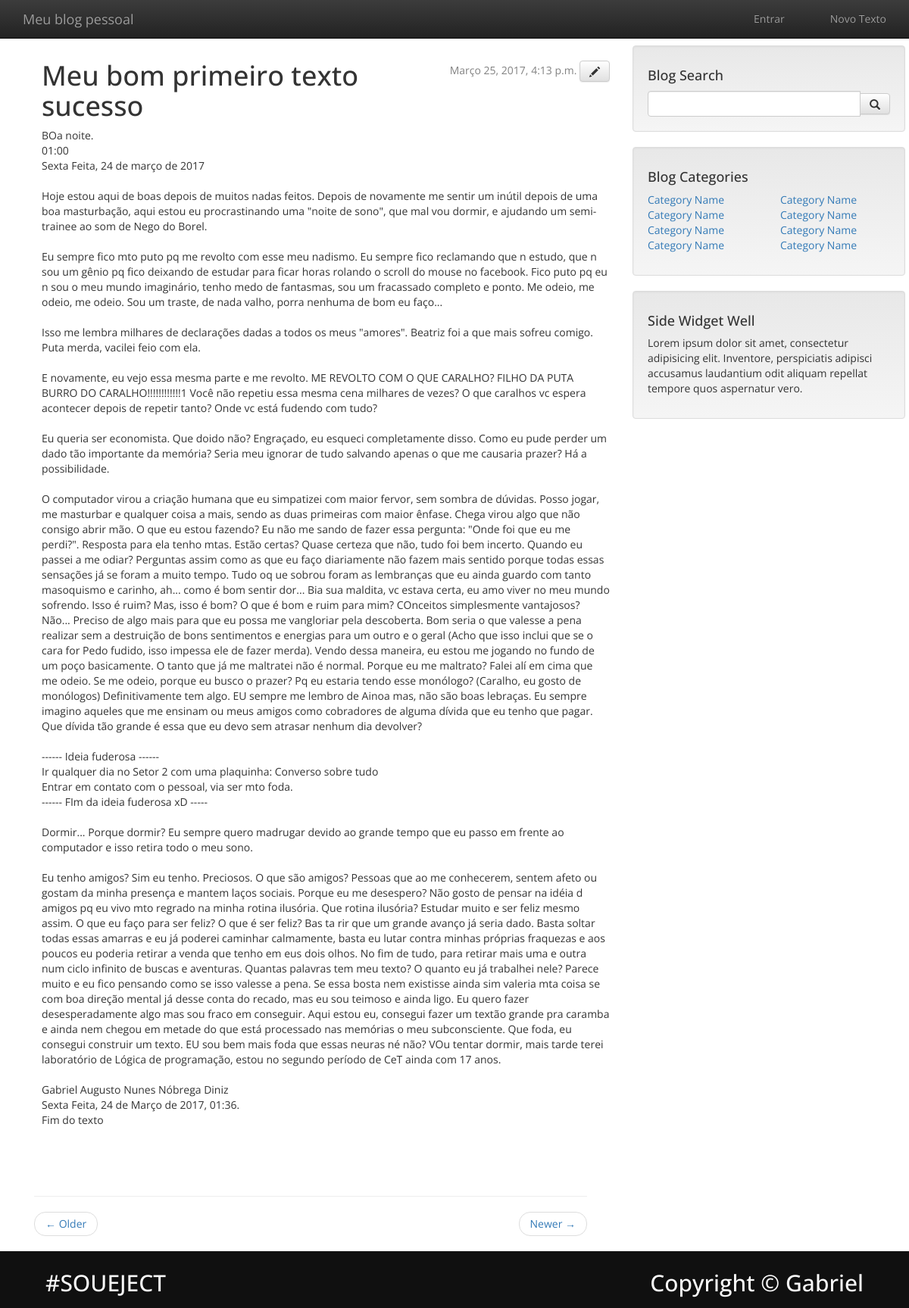
The page /post/8/ on the database its author committed.
### blog/models.py (models this page shows, shortened)
class Post(models.Model):
	author = models.ForeignKey('auth.User')
	title = models.CharField(max_length=200)
	text = models.TextField()
	create_date = models.DateTimeField(default=timezone.now)
	published_date = models.DateTimeField(blank=True, null=True)

### blog/views.py (the view)
# urls.py: url(r'^post/(?P<pk>[0-9]+)/$', views.post_detail, name="post_detail"),
def post_detail(request, pk):
    post = get_object_or_404(Post, pk=pk)
    return render(request, 'blog/post_detail.html', {'post': post})

### blog/templates/blog/post_detail.html
{% extends 'blog/base.html' %}
{% block content %}
    <div class="post">
        {% if post.published_date %}
            <div class="date">
                {{ post.published_date }}
                <a class="btn btn-default" href="{% url 'blog:post_edit' pk=post.pk %}" ><span class="glyphicon glyphicon-pencil"></span></a>
            </div>
        {% endif %}
        <h1>{{ post.title }}</h1>
        <p>{{ post.text|linebreaksbr }}</p>
    </div>
{% endblock %}

### blog/static/css/blog.css (style rules this page uses)
h1, h2, h3, h4 { font-family: 'Lobster', cursive; }
.date { float: right; color: #828282; }
.post { margin-bottom: 70px; }

### blog/templates/blog/base.html (style rules this page uses)
body { font-family: 'Open Sans', sans-serif !important; }
body, h1, h2, h3, h4, a, li { font-family: 'Open Sans', sans-serif !important; }

### rows shown on the page
Post: published_date "Março 25, 2017, 4:13 p.m.", title "Meu bom primeiro texto sucesso", text "BOa noite. 01:00 Sexta Feita, 24 de março de 2017 Hoje estou aqui de boas depois de muitos nadas feitos. Depois de novamente me sentir um inútil depois de uma boa masturbação, aqui estou eu procrastinando uma \"noite de sono\", que mal vou dormir, e ajudando um semi-trainee ao som de Nego do Borel. Eu sempre fico mto puto pq me revolto com esse meu nadismo. Eu sempre fico reclamando que n estudo, que n sou um gênio pq fico deixando de estudar para ficar horas rolando o scroll do mouse no facebook. Fico puto pq eu n sou o meu mundo imaginário, tenho medo de fantasmas, sou um fracassado completo e ponto. Me odeio, me odeio, me odeio. Sou um traste, de nada valho, porra nenhuma de bom eu faço...…"
